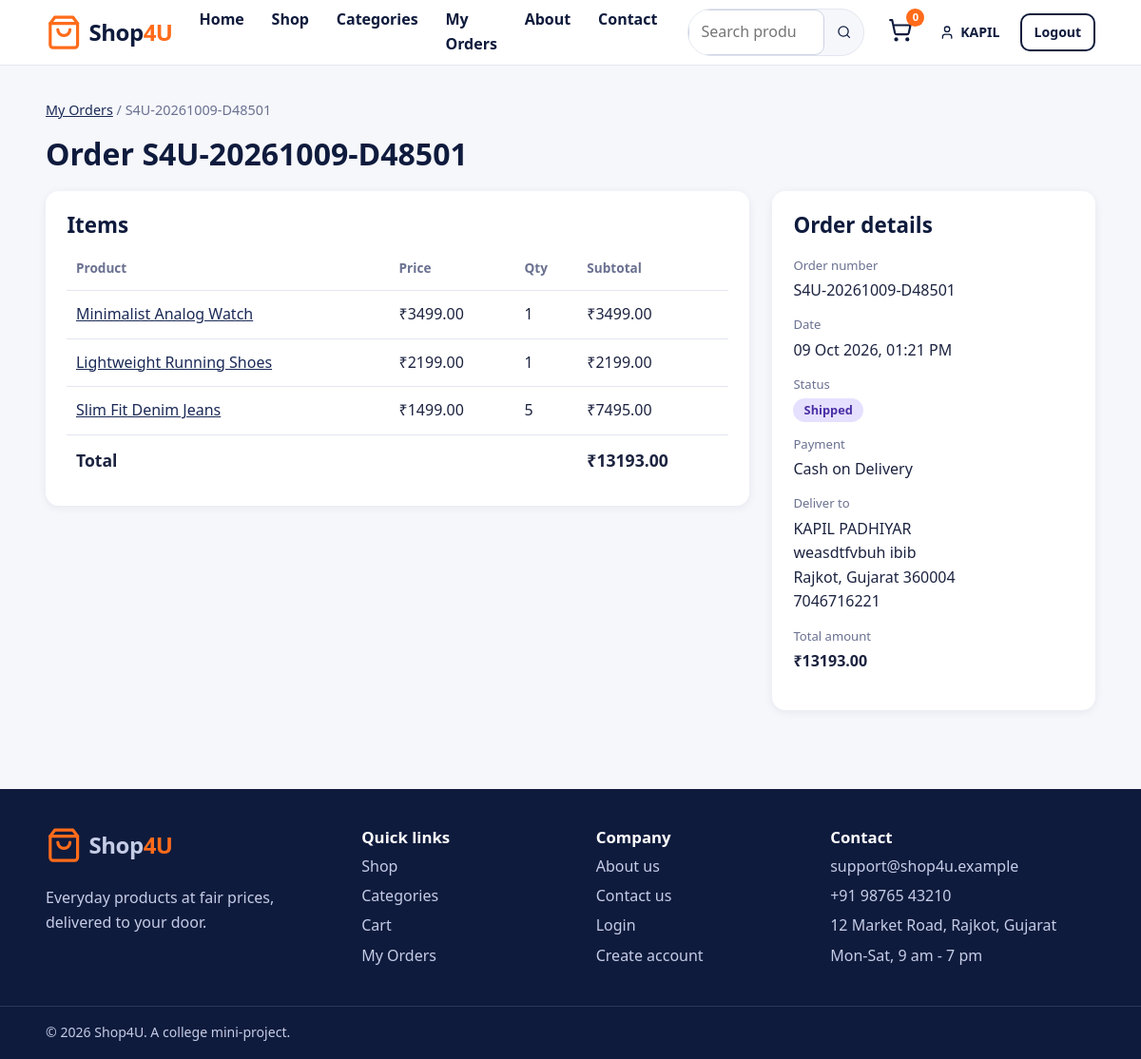
The page /orders/S4U-20261009-D48501/ (signed in) on the database its author committed.
### store/models.py (models this page shows, shortened)
class Order(models.Model):
    class Status(models.TextChoices):
        PENDING = "Pending", "Pending"
        PROCESSING = "Processing", "Processing"
        SHIPPED = "Shipped", "Shipped"
        DELIVERED = "Delivered", "Delivered"
        CANCELLED = "Cancelled", "Cancelled"
    class Payment(models.TextChoices):
        COD = "COD", "Cash on Delivery"
    user = models.ForeignKey(
        settings.AUTH_USER_MODEL, on_delete=models.PROTECT, related_name="orders"
    )
    order_number = models.CharField(
        max_length=30, unique=True, default=generate_order_number, editable=False
    )
    full_name = models.CharField(max_length=150)
    email = models.EmailField()
    phone = models.CharField(max_length=20, validators=[phone_validator])
    shipping_address = models.TextField()
    city = models.CharField(max_length=100)
    state = models.CharField(max_length=100)
    postal_code = models.CharField(max_length=10, validators=[postal_validator])
    total_amount = models.DecimalField(max_digits=12, decimal_places=2)
    payment_method = models.CharField(
        max_length=20, choices=Payment.choices, default=Payment.COD
    )
    status = models.CharField(
        max_length=20, choices=Status.choices, default=Status.PENDING
    )
    created_at = models.DateTimeField(auto_now_add=True)
    class Meta:
        ordering = ["-created_at"]

class OrderItem(models.Model):
    order = models.ForeignKey(Order, on_delete=models.CASCADE, related_name="items")
    product = models.ForeignKey(
        Product, on_delete=models.SET_NULL, null=True, blank=True, related_name="order_items"
    )
    product_name = models.CharField(max_length=200)
    price_at_purchase = models.DecimalField(max_digits=10, decimal_places=2)
    quantity = models.PositiveIntegerField(validators=[MinValueValidator(1)])
    subtotal = models.DecimalField(max_digits=12, decimal_places=2)

### store/views.py (the view)
# urls.py: path("orders/<str:order_number>/", views.order_detail, name="order_detail"),
@login_required
def order_detail(request, order_number):
    order = get_object_or_404(Order, order_number=order_number, user=request.user)
    return render(request, "order_detail.html", {"order": order})

### store/context_processors.py (called while the page is built)
def cart_info(request):
    cart = request.session.get("cart", {})
    return {
        "cart_count": sum(cart.values()),
        "nav_categories": Category.objects.all(),
    }

### templates/order_detail.html (shortened to what this page needs)
{% extends 'base.html' %}
{% block content %}
<section class="container section">
  <p class="breadcrumb"><a href="{% url 'my_orders' %}">My Orders</a> / {{ order.order_number }}</p>
  <h1 class="page-title">Order {{ order.order_number }}</h1>
  {% include '_order_summary.html' %}
</section>
{% endblock %}

### templates/base.html (shortened to what this page needs)
{% load static %}<!DOCTYPE html>
<html lang="en">
<head>
  <link rel="stylesheet" href="{% static 'css/style.css' %}">
</head>
<body>
<header class="site-header">
  <div class="container nav">
    <a class="logo" href="{% url 'home' %}" aria-label="Shop4U home">
      <svg class="icon icon-lg"><use href="#i-bag"/></svg><span>Shop<b>4U</b></span>
    </a>
    <nav id="nav-menu" class="nav-menu" aria-label="Main">
      <ul class="nav-links">
        <li><a href="{% url 'home' %}" {% if request.resolver_match.url_name == 'home' %}aria-current="page"{% endif %}>Home</a></li>
        <li><a href="{% url 'product_list' %}" {% if request.resolver_match.url_name == 'product_list' %}aria-current="page"{% endif %}>Shop</a></li>
        <li class="has-dropdown">
          <a href="{% url 'categories' %}">Categories</a>
        </li>
        <li><a href="{% url 'my_orders' %}" {% if request.resolver_match.url_name == 'my_orders' %}aria-current="page"{% endif %}>My Orders</a></li>
        <li><a href="{% url 'about' %}">About</a></li>
        <li><a href="{% url 'contact' %}">Contact</a></li>
      </ul>
      <form class="nav-search" action="{% url 'product_list' %}" method="get" role="search">
        <input id="nav-q" type="search" name="q" placeholder="Search products">
        <button type="submit" aria-label="Search"><svg class="icon"><use href="#i-search"/></svg></button>
      </form>
      <div class="nav-actions">
        <a class="cart-link" href="{% url 'cart' %}" aria-label="Cart, {{ cart_count }} items">
          <svg class="icon icon-lg"><use href="#i-cart"/></svg>
          <span class="badge" data-cart-count>{{ cart_count }}</span>
        </a>
        {% if user.is_authenticated %}
          <a class="btn btn-ghost btn-sm" href="{% url 'account' %}"><svg class="icon"><use href="#i-user"/></svg> {{ user.first_name|default:user.username }}</a>
          <form method="post" action="{% url 'logout' %}" class="inline">{% csrf_token %}<button class="btn btn-outline btn-sm" type="submit">Logout</button></form>
        {% else %}
          <a class="btn btn-ghost btn-sm" href="{% url 'login' %}">Login</a>
          <a class="btn btn-primary btn-sm" href="{% url 'register' %}">Register</a>
        {% endif %}
      </div>
    </nav>
  </div>
</header>
<main id="main">{% block content %}{% endblock %}</main>
<footer class="site-footer">
  <div class="container footer-grid">
    <div>
      <a class="logo logo-light" href="{% url 'home' %}"><svg class="icon icon-lg"><use href="#i-bag"/></svg><span>Shop<b>4U</b></span></a>
      <p>Everyday products at fair prices, delivered to your door.</p>
    </div>
    <div>
      <h3>Quick links</h3>
      <ul>
        <li><a href="{% url 'product_list' %}">Shop</a></li>
        <li><a href="{% url 'categories' %}">Categories</a></li>
        <li><a href="{% url 'cart' %}">Cart</a></li>
        <li><a href="{% url 'my_orders' %}">My Orders</a></li>
      </ul>
    </div>
    <div>
      <h3>Company</h3>
      <ul>
        <li><a href="{% url 'about' %}">About us</a></li>
        <li><a href="{% url 'contact' %}">Contact us</a></li>
        <li><a href="{% url 'login' %}">Login</a></li>
        <li><a href="{% url 'register' %}">Create account</a></li>
      </ul>
    </div>
    <div>
      <h3>Contact</h3>
      <ul class="plain">
        <li>support@shop4u.example</li>
        <li>+91 98765 43210</li>
        <li>12 Market Road, Rajkot, Gujarat</li>
        <li>Mon-Sat, 9 am - 7 pm</li>
      </ul>
    </div>
  </div>
  <div class="footer-bottom"><div class="container">&copy; {% now "Y" %} Shop4U. A college mini-project.</div></div>
</footer>
</body>
</html>

### templates/_order_summary.html
<div class="cart-layout">
  <div class="panel">
    <h2>Items</h2>
    <div class="table-wrap">
    <table class="table">
      <thead><tr><th>Product</th><th>Price</th><th>Qty</th><th>Subtotal</th></tr></thead>
      <tbody>
        {% for item in order.items.all %}
        <tr><td>{% if item.product %}<a href="{% url 'product_detail' item.product.pk %}">{{ item.product_name }}</a>{% else %}{{ item.product_name }}{% endif %}</td><td>&#8377;{{ item.price_at_purchase }}</td><td>{{ item.quantity }}</td><td>&#8377;{{ item.subtotal }}</td></tr>
        {% endfor %}
      </tbody>
      <tfoot><tr><th colspan="3">Total</th><th>&#8377;{{ order.total_amount }}</th></tr></tfoot>
    </table></div>
  </div>
  <aside class="summary">
    <h2>Order details</h2>
    <dl class="details">
      <dt>Order number</dt><dd>{{ order.order_number }}</dd>
      <dt>Date</dt><dd>{{ order.created_at|date:"d M Y, h:i A" }}</dd>
      <dt>Status</dt><dd><span class="status status-{{ order.status|lower }}">{{ order.status }}</span></dd>
      <dt>Payment</dt><dd>{{ order.get_payment_method_display }}</dd>
      <dt>Deliver to</dt><dd>{{ order.full_name }}<br>{{ order.shipping_address|linebreaksbr }}<br>{{ order.city }}, {{ order.state }} {{ order.postal_code }}<br>{{ order.phone }}</dd>
      <dt>Total amount</dt><dd><strong>&#8377;{{ order.total_amount }}</strong></dd>
    </dl>
  </aside>
</div>

### rows shown on the page
Order: order_number "S4U-20261009-D48501", total_amount "13193.00", created_at "09 Oct 2026, 01:21 PM", status "Shipped", payment_method "Cash on Delivery", full_name "KAPIL PADHIYAR", shipping_address "weasdtfvbuh ibib", city "Rajkot", state "Gujarat", postal_code "360004", phone "7046716221"
OrderItem: product_name "Minimalist Analog Watch", price_at_purchase "3499.00", quantity "1", subtotal "3499.00"
OrderItem: product_name "Lightweight Running Shoes", price_at_purchase "2199.00", quantity "1", subtotal "2199.00"
OrderItem: product_name "Slim Fit Denim Jeans", price_at_purchase "1499.00", quantity "5", subtotal "7495.00"

### other values the page prints
{{ cart_count }} "0"
{{ user.first_name|default:user.username }} "KAPIL"
